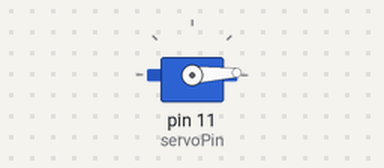
A sketch run on a simulated Arduino Uno, built with avr-gcc and run on an emulated ATmega328P. Shown: servo.

Above: at 0.05 s.
At 1.3 s:
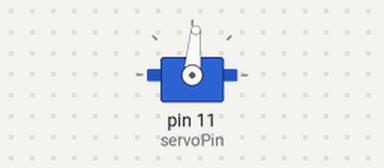
At 2.6 s:
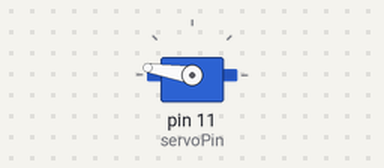
At 5.2 s:
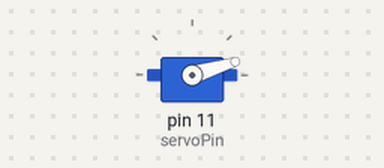
Timing chart, 0 to 7.1 s (numbered marks = the images above):
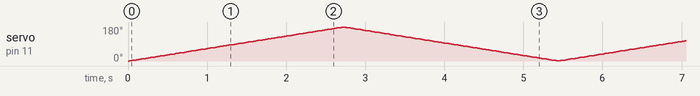

The sketch:

servo_moter_control.ino
```cpp
#include <Servo.h>

Servo servo;
int servoPin = 11;
int angle = 0; //servo position in degrees
void setup() {
  servo.attach(servoPin);
}

void loop() {
  // scan from 0 to 180 degree
  for(angle = 0; angle < 180; angle++){
    servo.write(angle);
    delay(15);
  }
  // now scan back from 180 to 0 degrees
  for(angle = 180; angle > 0; angle--){
    servo.write(angle);
    delay(15);
  }
}
```
